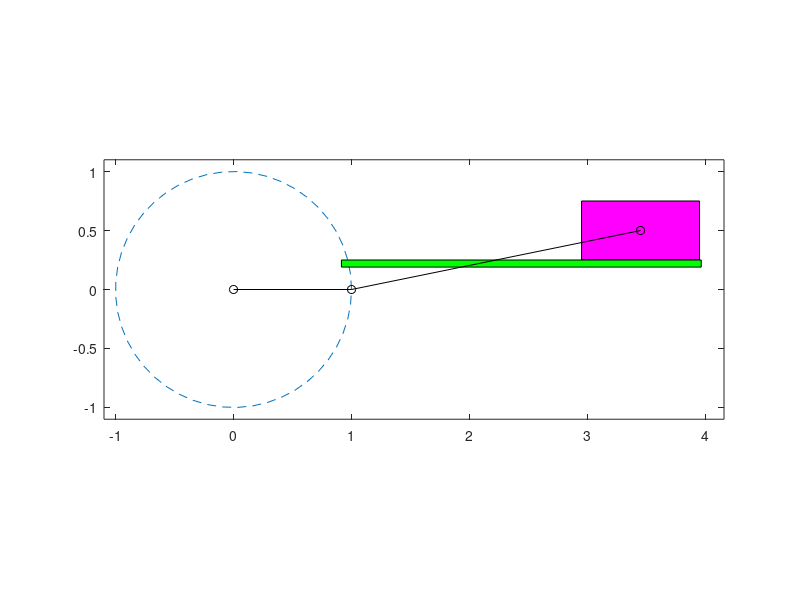

MATLAB code for this plot:
close all; clear; clc;
r = 1; n = 50;
theta = linspace(0, 2*pi, n);
Ax = r * cos(theta);
Ay = r * sin(theta);
a = 2.5; e = 0.25; c = 0.5; d = 1; t = 0.06;
By = e + c/2;
Bx = Ax + sqrt(a^2 - (Ay - e -c/2).^2);
plot(Ax, Ay, '--', 0, 0, 'ko');
axis equal;
hold on;
axislimits = [min(Ax)*1.1 max(Bx)*1.2 min(Ay)*1.1 max(Ay)*1.1];
sliderY = [e e+c e+c e e];
groundX = [min(Bx)-d/2 min(Bx)-d/2 max(Bx)+d/2 max(Bx)+d/2 min(Bx)-d/2];
groundY = [e-t e e e-t e-t];
for i = 1:n
    plot(Ax, Ay, '--', 0, 0, 'ko');
    axis equal;
    hold on;
    sliderX = [Bx(i)-d/2 Bx(i)-d/2 Bx(i)+d/2 Bx(i)+d/2 Bx(i)-d/2];
    fill(sliderX, sliderY, 'm')
    fill(groundX, groundY, 'g')
    plot([0, Ax(i)], [0, Ay(i)], 'k')
    plot(Ax(i), Ay(i), 'ko')
    plot(Bx(i), By, 'ko')
    axis(axislimits)
    plot([Ax(i), Bx(i)], [Ay(i), By], 'k')
    hold off;
    pause(0.05);
end